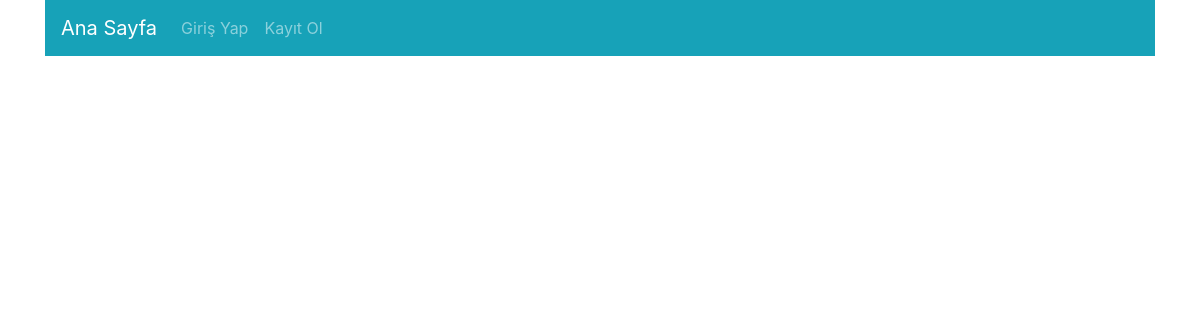
The page /product/detail/9 on the database as committed earlier.
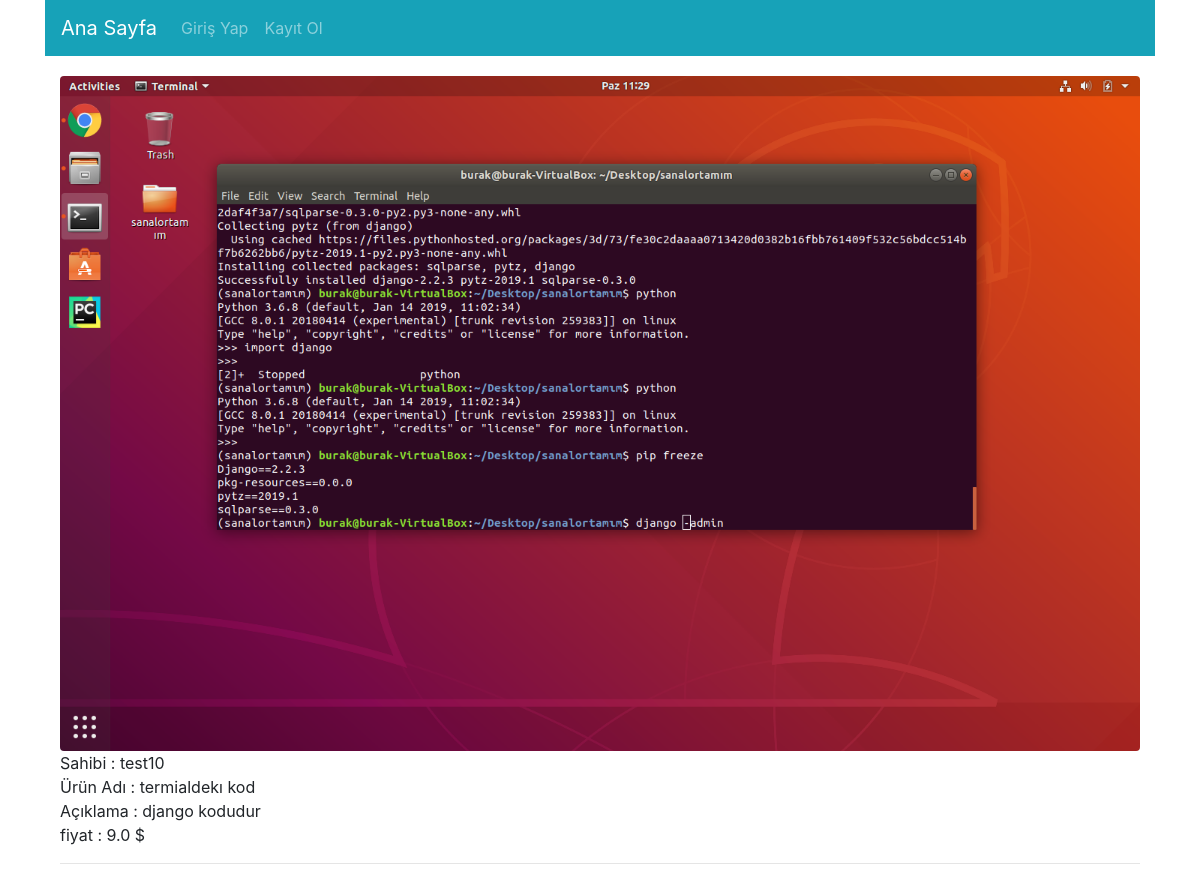
The same page on the database as committed later.
### product/models.py (models this page shows, shortened)
class ProductModel(models.Model):
    name = models.CharField(max_length=30,verbose_name="Ürün Adı",null=False)
    price = models.FloatField(verbose_name='Fiyat',default=0)
    description = models.CharField(max_length=500,null=True,blank=True,verbose_name="Açıklama")
    product_image = models.ImageField(blank=True,null=True,verbose_name="Ürün Resmi Ekleyin")
    owner = models.ForeignKey(User,on_delete=models.CASCADE,verbose_name="product",related_name="owner")
    is_available = models.BooleanField(default=True)
    hirer = models.ForeignKey(User,on_delete=models.SET_NULL,null=True)

### user/models.py (models this page shows)
class User(AbstractUser):
    location = models.CharField(max_length=20,null=True,blank=True,verbose_name='Bulunduğunuz Şehir')
    profile_picture = models.ImageField(null=True,blank=True,verbose_name='Profil Resmi')
    money = models.FloatField(verbose_name='Para',default=0,
                              validators=[
                                  MinValueValidator(0),
                              ])
    def __str__(self):
        return self.username

### product/views.py (the view)
# urls.py: path("detail/<int:id>",views.detail,name = 'detail'),
def detail(request,id):
    product = ProductModel.objects.filter(id = id)
    context = {
        "product" : product,
    }
    return render(request,"product_detail.html",context)

### templates/product_detail.html
{% extends 'base.html' %}
{% load crispy_forms_tags %}
{% block body %}
    {% for products in product %}
    <p>
        {% if products.product_image %}
      <img class="img-fluid rounded" src="{{products.product_image.url}}" alt="">
        {% endif %}
        Sahibi : {{products.owner}} <br>
        Ürün Adı : {{products.name}}<br>
        Açıklama : {{products.description}}<br>
        fiyat : {{products.price}} $<br>
        <hr>
    </p>
    {% endfor %}
{% endblock body %}

Rows that differ between the two databases and show on the page:
added ProductModel: product_image (picture), owner "test10", name "termialdekı kod", description "django kodudur", price "9.0"
